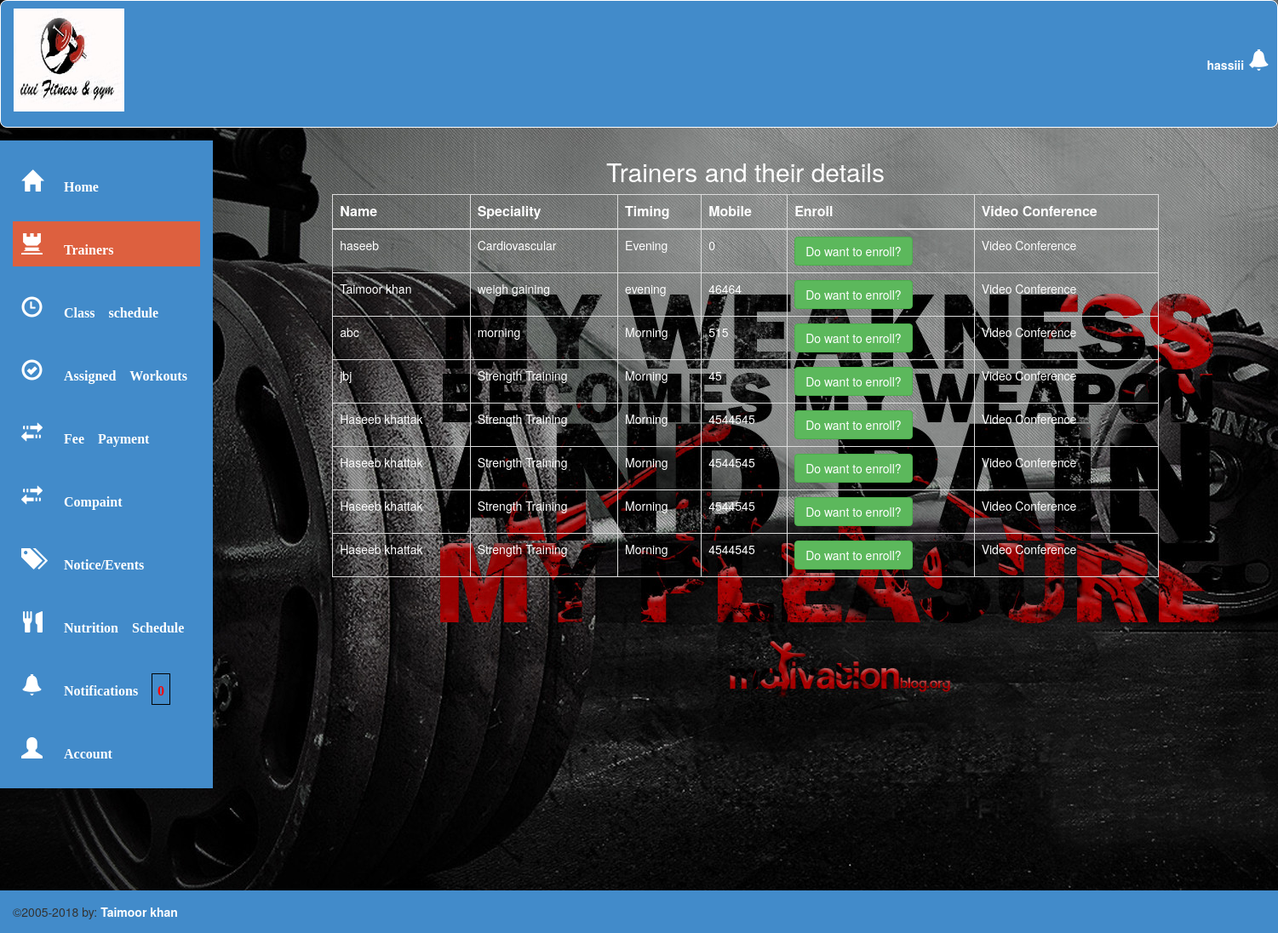
The page /stamina/FYP/Registerations/welcomeuser.php?at (signed in) on the database its author committed.
### tables this page shows
CREATE TABLE IF NOT EXISTS `trainer` (
`id` int(10) NOT NULL,
  `name` text NOT NULL,
  `username` varchar(200) NOT NULL,
  `password` varchar(200) NOT NULL,
  `address` text NOT NULL,
  `cnic` text NOT NULL,
  `mobile` text NOT NULL,
  `special` text NOT NULL,
  `timing` text NOT NULL,
  `img` varchar(100) NOT NULL
);

### stamina/FYP/user/alltrainers.php (the view, shortened to what this page needs)
  <center><h2 style="color: white">Trainers and their details</h2></center>
  <table class="table table-bordered">
    <thead>
      <tr>
        <th>Name</th>
        <th>Speciality</th>
        <th>Timing</th>
        <th>Mobile</th>
        <th>Enroll</th>
        <th>Video Conference </th>
      </tr>
    </thead>
    <tbody>
    	       <?php
include '../db.php';
$i="SELECT id,name,mobile,special,timing FROM trainer order by id ASC";
$runn=mysqli_query($con,$i);
while($row=mysqli_fetch_assoc($runn)){
 $ui=$row['id'];
$perfect=0;
       ?>
      <tr>
        <td> <?php echo $row['name']; ?></td>
        <td><?php echo $row['special'] ;?></td>
        <td><?php echo $row['timing']; ?></td>
        <td><?php echo $row['mobile']; ?></td>
      <?php
       if ($perfect==0) { ?>
        <td><button name=""  id="EN" class="btn btn-success"><a style="color:white;text-decoration: none;" href="../Registerations/enrollid.php?o=<?php echo $ui;?>">Do want to enroll?</a></button></td>
    <?php }
    else {
             ?>
          <td><button type="button" name="" disabled="disabled"  id="EN" class="btn btn-danger">Enrolled</button></td>
          <?php } ?>
    <td><a target="_blank" href="https://test.ctsdemo.com/tm/vc/#TRNER<?php echo $row['id'];?>">Video Conference</a></td>
      </tr>
      <?php }
      ?>
    </tbody>
  </table>
</div>

### stamina/FYP/Registerations/welcomeuser.php (style rules this page uses)
* { margin: 0; padding: 0; }
body { background-image: url(../images/logi.jpg); }
.table.table-bordered tbody tr:nth-of-type(odd) { background-color: inherit !important; }
.right_cont table th { font-weight: bold; font-size: 16px; }
.right_cont table td, .right_cont table th, .right_cont h3, .right_cont table td a { color: white; }

### rows shown on the page
trainer: name "haseeb", special "Cardiovascular", timing "Evening", mobile "0"
trainer: name "Taimoor khan", special "weigh gaining", timing "evening", mobile "46464"
trainer: name "abc", special "morning", timing "Morning", mobile "515"
trainer: name "jbj", special "Strength Training", timing "Morning", mobile "45"
trainer: name "Haseeb khattak", special "Strength Training", timing "Morning", mobile "4544545"
trainer: name "Haseeb khattak", special "Strength Training", timing "Morning", mobile "4544545"
trainer: name "Haseeb khattak", special "Strength Training", timing "Morning", mobile "4544545"
trainer: name "Haseeb khattak", special "Strength Training", timing "Morning", mobile "4544545"

### other values the page prints
$ui "hassiii"
$total "0"
